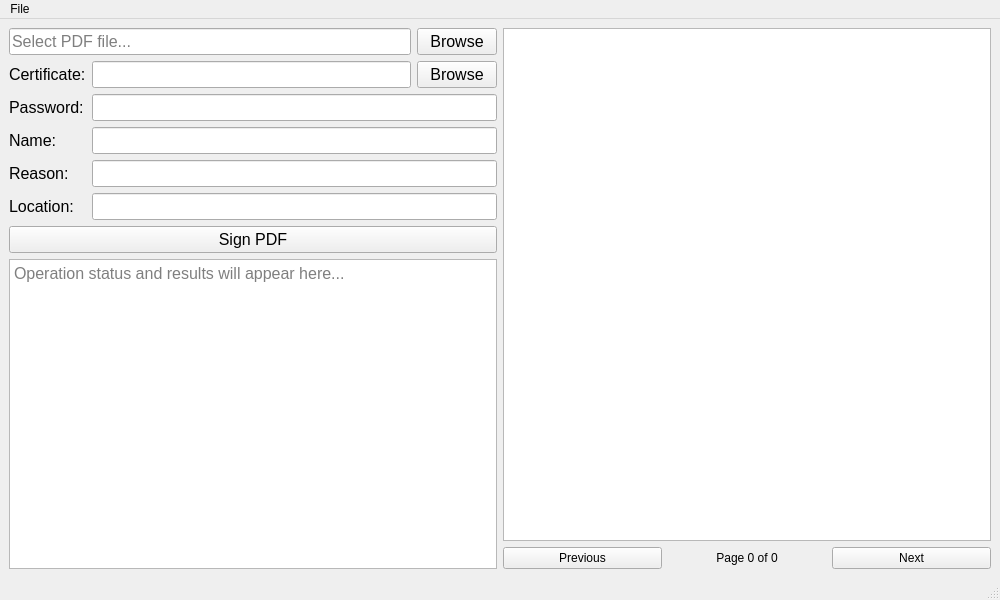
<?xml version="1.0" encoding="UTF-8"?>
<ui version="4.0">
 <class>MainWindow</class>
 <widget class="QMainWindow" name="MainWindow">
  <property name="geometry">
   <rect>
    <x>0</x>
    <y>0</y>
    <width>1000</width>
    <height>600</height>
   </rect>
  </property>
  <property name="windowTitle">
   <string>PDF Signer</string>
  </property>
  <widget class="QWidget" name="centralwidget">
   <layout class="QHBoxLayout" name="horizontalLayout_3">
    <item>
     <layout class="QVBoxLayout" name="leftLayout">
      <item>
       <layout class="QHBoxLayout" name="horizontalLayout">
        <item>
         <widget class="QLineEdit" name="inputFileEdit">
          <property name="font">
           <font>
            <pointsize>12</pointsize>
           </font>
          </property>
          <property name="placeholderText">
           <string>Select PDF file...</string>
          </property>
          <property name="readOnly">
           <bool>true</bool>
          </property>
         </widget>
        </item>
        <item>
         <widget class="QPushButton" name="browseButton">
          <property name="font">
           <font>
            <pointsize>12</pointsize>
           </font>
          </property>
          <property name="text">
           <string>Browse</string>
          </property>
         </widget>
        </item>
       </layout>
      </item>
      <item>
       <layout class="QFormLayout" name="formLayout">
        <item row="0" column="0">
         <widget class="QLabel" name="certificateLabel">
          <property name="font">
           <font>
            <pointsize>12</pointsize>
           </font>
          </property>
          <property name="text">
           <string>Certificate:</string>
          </property>
         </widget>
        </item>
        <item row="0" column="1">
         <layout class="QHBoxLayout" name="horizontalLayout_2">
          <item>
           <widget class="QLineEdit" name="certificateEdit">
            <property name="font">
             <font>
              <pointsize>12</pointsize>
             </font>
            </property>
            <property name="readOnly">
             <bool>true</bool>
            </property>
           </widget>
          </item>
          <item>
           <widget class="QPushButton" name="browseCertButton">
            <property name="font">
             <font>
              <pointsize>12</pointsize>
             </font>
            </property>
            <property name="text">
             <string>Browse</string>
            </property>
           </widget>
          </item>
         </layout>
        </item>
        <item row="1" column="0">
         <widget class="QLabel" name="passLabel">
          <property name="font">
           <font>
            <pointsize>12</pointsize>
           </font>
          </property>
          <property name="text">
           <string>Password:</string>
          </property>
         </widget>
        </item>
        <item row="1" column="1">
         <widget class="QLineEdit" name="passEdit">
          <property name="font">
           <font>
            <pointsize>12</pointsize>
           </font>
          </property>
          <property name="echoMode">
           <enum>QLineEdit::Password</enum>
          </property>
         </widget>
        </item>
        <item row="2" column="0">
         <widget class="QLabel" name="nameLabel">
          <property name="font">
           <font>
            <pointsize>12</pointsize>
           </font>
          </property>
          <property name="text">
           <string>Name:</string>
          </property>
         </widget>
        </item>
        <item row="2" column="1">
         <widget class="QLineEdit" name="nameEdit">
          <property name="font">
           <font>
            <pointsize>12</pointsize>
           </font>
          </property>
         </widget>
        </item>
        <item row="3" column="0">
         <widget class="QLabel" name="reasonLabel">
          <property name="font">
           <font>
            <pointsize>12</pointsize>
           </font>
          </property>
          <property name="text">
           <string>Reason:</string>
          </property>
         </widget>
        </item>
        <item row="3" column="1">
         <widget class="QLineEdit" name="reasonEdit">
          <property name="font">
           <font>
            <pointsize>12</pointsize>
           </font>
          </property>
         </widget>
        </item>
        <item row="4" column="0">
         <widget class="QLabel" name="locationLabel">
          <property name="font">
           <font>
            <pointsize>12</pointsize>
           </font>
          </property>
          <property name="text">
           <string>Location:</string>
          </property>
         </widget>
        </item>
        <item row="4" column="1">
         <widget class="QLineEdit" name="locationEdit">
          <property name="font">
           <font>
            <pointsize>12</pointsize>
           </font>
          </property>
         </widget>
        </item>
       </layout>
      </item>
      <item>
       <widget class="QPushButton" name="signButton">
        <property name="font">
         <font>
          <pointsize>12</pointsize>
         </font>
        </property>
        <property name="text">
         <string>Sign PDF</string>
        </property>
       </widget>
      </item>
      <item>
       <widget class="QTextEdit" name="outputText">
        <property name="font">
         <font>
          <pointsize>12</pointsize>
         </font>
        </property>
        <property name="readOnly">
         <bool>true</bool>
        </property>
        <property name="placeholderText">
         <string>Operation status and results will appear here...</string>
        </property>
       </widget>
      </item>
     </layout>
    </item>
    <item>
     <layout class="QVBoxLayout" name="rightLayout">
      <item>
       <widget class="QGraphicsView" name="previewView">
        <property name="sizePolicy">
         <sizepolicy hsizetype="Expanding" vsizetype="Expanding">
          <horstretch>1</horstretch>
          <verstretch>0</verstretch>
         </sizepolicy>
        </property>
       </widget>
      </item>
      <item>
       <layout class="QHBoxLayout" name="navigationLayout">
        <item>
         <widget class="QPushButton" name="prevButton">
          <property name="text">
           <string>Previous</string>
          </property>
         </widget>
        </item>
        <item>
         <widget class="QLabel" name="pageLabel">
          <property name="text">
           <string>Page 0 of 0</string>
          </property>
          <property name="alignment">
           <set>Qt::AlignCenter</set>
          </property>
         </widget>
        </item>
        <item>
         <widget class="QPushButton" name="nextButton">
          <property name="text">
           <string>Next</string>
          </property>
         </widget>
        </item>
       </layout>
      </item>
     </layout>
    </item>
   </layout>
  </widget>
  <widget class="QMenuBar" name="menubar">
   <property name="geometry">
    <rect>
     <x>0</x>
     <y>0</y>
     <width>1000</width>
     <height>27</height>
    </rect>
   </property>
   <widget class="QMenu" name="menuFile">
    <property name="title">
     <string>File</string>
    </property>
    <addaction name="actionExit"/>
   </widget>
   <addaction name="menuFile"/>
  </widget>
  <widget class="QStatusBar" name="statusbar"/>
  <action name="actionExit">
   <property name="text">
    <string>Exit</string>
   </property>
   <property name="shortcut">
    <string>Ctrl+Q</string>
   </property>
  </action>
 </widget>
 <resources/>
 <connections/>
</ui>
